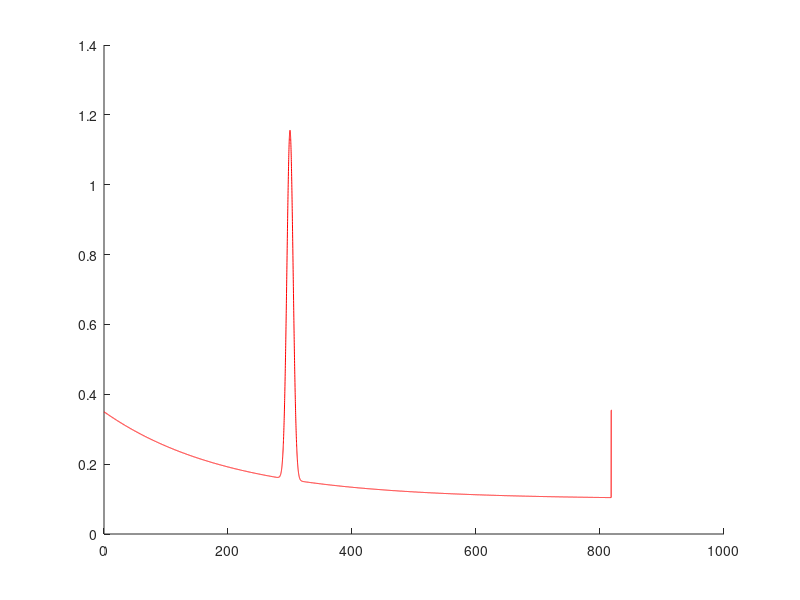

MATLAB code to generate this figure:
clear; close all; clc;

start = 0;
final = 819;
n = 10000;

% Gaussian parameters
mu = 300;
sigma_g = 5;
% g_max = 1/(sigma_g*sqrt(2*pi));
g_max = 1;

% Exponential parameters
sigma_e = -0.005;
b = 4;
a = g_max/b;

% Uniform parameters
uniform = g_max/10;


% input vector
x = linspace(start,final,n);


exponential = a*exp(sigma_e.*x);
normal_dist = exp(-1/2 .* ((mu-x)/(sigma_g)).^2);

max_range = zeros(1, length(x));
max_range(ceil(818*n/final):end) = g_max/4;


figure; hold on;
plot(x,exponential + normal_dist + max_range + uniform,'r-');